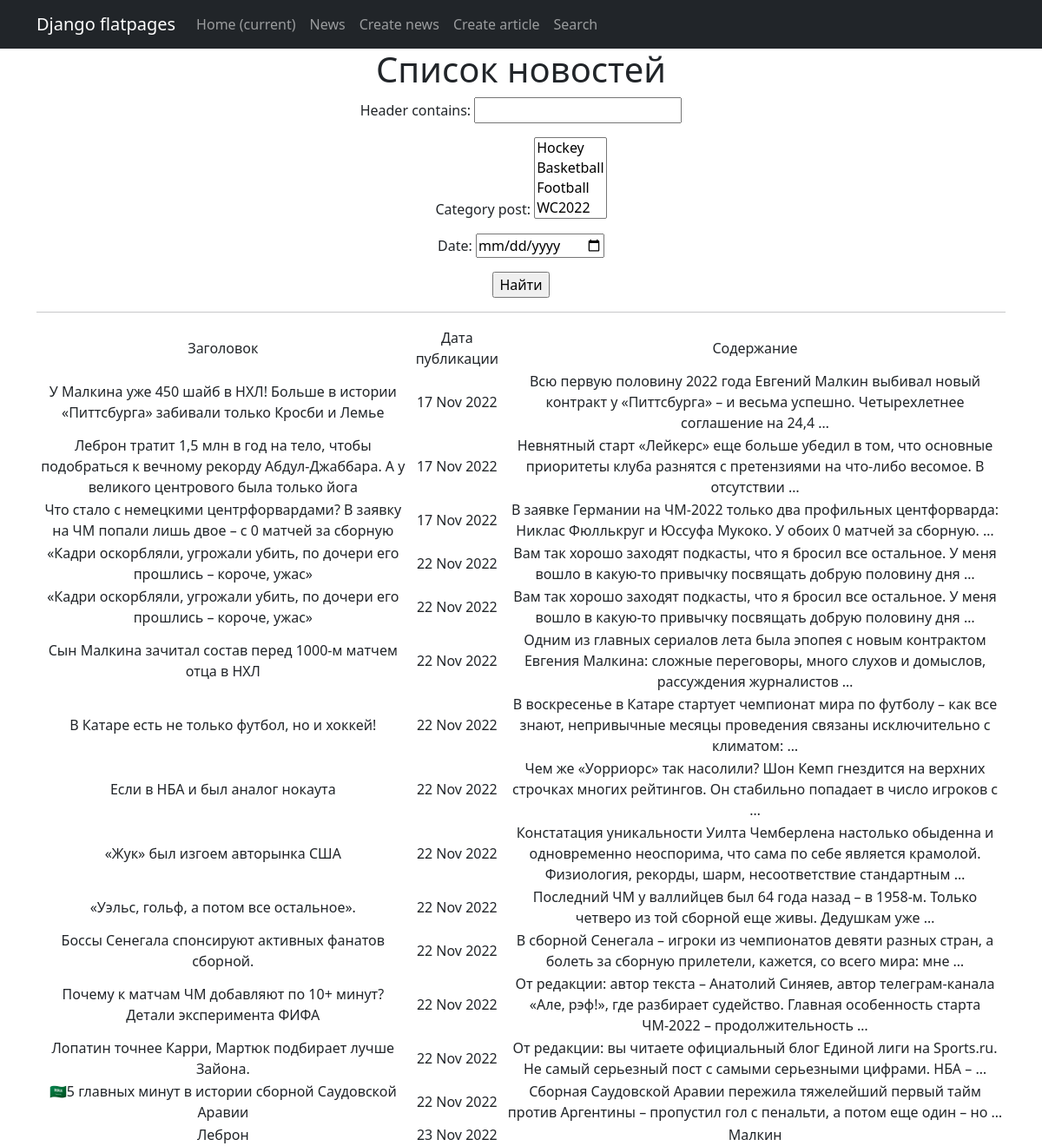
The app's page /news/search/ with its own data.
### news/models.py (models this page shows, shortened)
class Post(models.Model):
    article = 'AR'
    news = 'NE'
    author_name = models.ForeignKey(Author, on_delete=models.CASCADE)  # связь «один ко многим» с моделью Author
    types_post = models.CharField(max_length=2, choices=Types, default='NE')  # поле с выбором — «статья» или «новость»;
    datetime_post = models.DateTimeField(auto_now_add=True)  # автоматически добавляемая дата и время создания;
    category_post = models.ManyToManyField(Category, through='PostCategory')  # связь «многие ко многим» с моделью Category (с дополнительной моделью PostCategory);
    header = models.CharField(max_length=255) #  заголовок статьи/новости
    content = models.TextField() #  текст статьи/новости
    rating_post = models.IntegerField(default=0) #  рейтинг статьи/новости

### news/views.py (the view)
# urls.py: path('news/search/', PostSearch.as_view(), name='search'),
class PostSearch(ListView):
    model = Post
    form = PostFilter
    template_name = 'search.html'
    context_object_name = 'search'
    def get_queryset(self):
        queryset = super(PostSearch, self).get_queryset()
        self.filterset = PostFilter(self.request.GET, queryset)
        return self.filterset.queryset
    def get_context_data(self, **kwargs):
        context = super(PostSearch, self).get_context_data(**kwargs)
        context['filterset'] = self.filterset
        return context

### news/models.py (called while the page is built)
    def __str__(self):
        return f'{self.name_category}'

### templates/search.html (shortened to what this page needs)
{% extends 'flatpages/default.html' %}
{% load custom_filters %}
{% load custom_tags %}
{% block content %}
   <h1>Список новостей</h1>
   <form action="" method="get">
       {{ filterset.form.as_p }}
       <input type="submit" value="Найти" />
   </form>
   <hr>
   {% if search %}
       <table>
           <tr>
               <td>Заголовок</td>
               <td>Дата публикации</td>
               <td>Содержание</td>
           </tr>
           {% for post in filterset.qs %}
           <tr>
               <td>{{ post.header }}</td>
               <td>{{ post.datetime_post|date:'d M Y' }}</td>
               <td>{{ post.content|truncatewords:20 }}</td>
           </tr>
           {% endfor %}
       </table>
   {% else %}
       <h2>Новостей нет!</h2>
   {% endif %}
{% endblock content %}

### records on screen
Post: header "У Малкина уже 450 шайб в НХЛ! Больше в истории «Питтсбурга» забивали только Кросби и Лемье", datetime_post "17 Nov 2022", content "Всю первую половину 2022 года Евгений Малкин выбивал новый контракт у «Питтсбурга» – и весьма успешно. Четырехлетнее соглашение на 24,4 …"
Post: header "Леброн тратит 1,5 млн в год на тело, чтобы подобраться к вечному рекорду Абдул-Джаббара. А у великого центрового была только йога", datetime_post "17 Nov 2022", content "Невнятный старт «Лейкерс» еще больше убедил в том, что основные приоритеты клуба разнятся с претензиями на что-либо весомое. В отсутствии …"
Post: header "Что стало с немецкими центрфорвардами? В заявку на ЧМ попали лишь двое – с 0 матчей за сборную", datetime_post "17 Nov 2022", content "В заявке Германии на ЧМ-2022 только два профильных центфорварда: Никлас Фюллькруг и Юссуфа Мукоко. У обоих 0 матчей за сборную. …"
Post: header "«Кадри оскорбляли, угрожали убить, по дочери его прошлись – короче, ужас»", datetime_post "22 Nov 2022", content "Вам так хорошо заходят подкасты, что я бросил все остальное. У меня вошло в какую-то привычку посвящать добрую половину дня …"
Post: header "«Кадри оскорбляли, угрожали убить, по дочери его прошлись – короче, ужас»", datetime_post "22 Nov 2022", content "Вам так хорошо заходят подкасты, что я бросил все остальное. У меня вошло в какую-то привычку посвящать добрую половину дня …"
Post: header "Сын Малкина зачитал состав перед 1000-м матчем отца в НХЛ", datetime_post "22 Nov 2022", content "Одним из главных сериалов лета была эпопея с новым контрактом Евгения Малкина: сложные переговоры, много слухов и домыслов, рассуждения журналистов …"
Post: header "В Катаре есть не только футбол, но и хоккей!", datetime_post "22 Nov 2022", content "В воскресенье в Катаре стартует чемпионат мира по футболу – как все знают, непривычные месяцы проведения связаны исключительно с климатом: …"
Post: header "Если в НБА и был аналог нокаута", datetime_post "22 Nov 2022", content "Чем же «Уорриорс» так насолили? Шон Кемп гнездится на верхних строчках многих рейтингов. Он стабильно попадает в число игроков с …"
Post: header "«Жук» был изгоем авторынка США", datetime_post "22 Nov 2022", content "Констатация уникальности Уилта Чемберлена настолько обыденна и одновременно неоспорима, что сама по себе является крамолой. Физиология, рекорды, шарм, несоответствие стандартным …"
Post: header "«Уэльс, гольф, а потом все остальное».", datetime_post "22 Nov 2022", content "Последний ЧМ у валлийцев был 64 года назад – в 1958-м. Только четверо из той сборной еще живы. Дедушкам уже …"
Post: header "Боссы Сенегала спонсируют активных фанатов сборной.", datetime_post "22 Nov 2022", content "В сборной Сенегала – игроки из чемпионатов девяти разных стран, а болеть за сборную прилетели, кажется, со всего мира: мне …"
Post: header "Почему к матчам ЧМ добавляют по 10+ минут? Детали эксперимента ФИФА", datetime_post "22 Nov 2022", content "От редакции: автор текста – Анатолий Синяев, автор телеграм-канала «Але, рэф!», где разбирает судейство. Главная особенность старта ЧМ-2022 – продолжительность …"
Post: header "Лопатин точнее Карри, Мартюк подбирает лучше Зайона.", datetime_post "22 Nov 2022", content "От редакции: вы читаете официальный блог Единой лиги на Sports.ru. Не самый серьезный пост с самыми серьезными цифрами. НБА – …"
Post: header "🇸🇦5 главных минут в истории сборной Саудовской Аравии", datetime_post "22 Nov 2022", content "Сборная Саудовской Аравии пережила тяжелейший первый тайм против Аргентины – пропустил гол с пенальти, а потом еще один – но …"
Post: header "Леброн", datetime_post "23 Nov 2022", content "Малкин"
